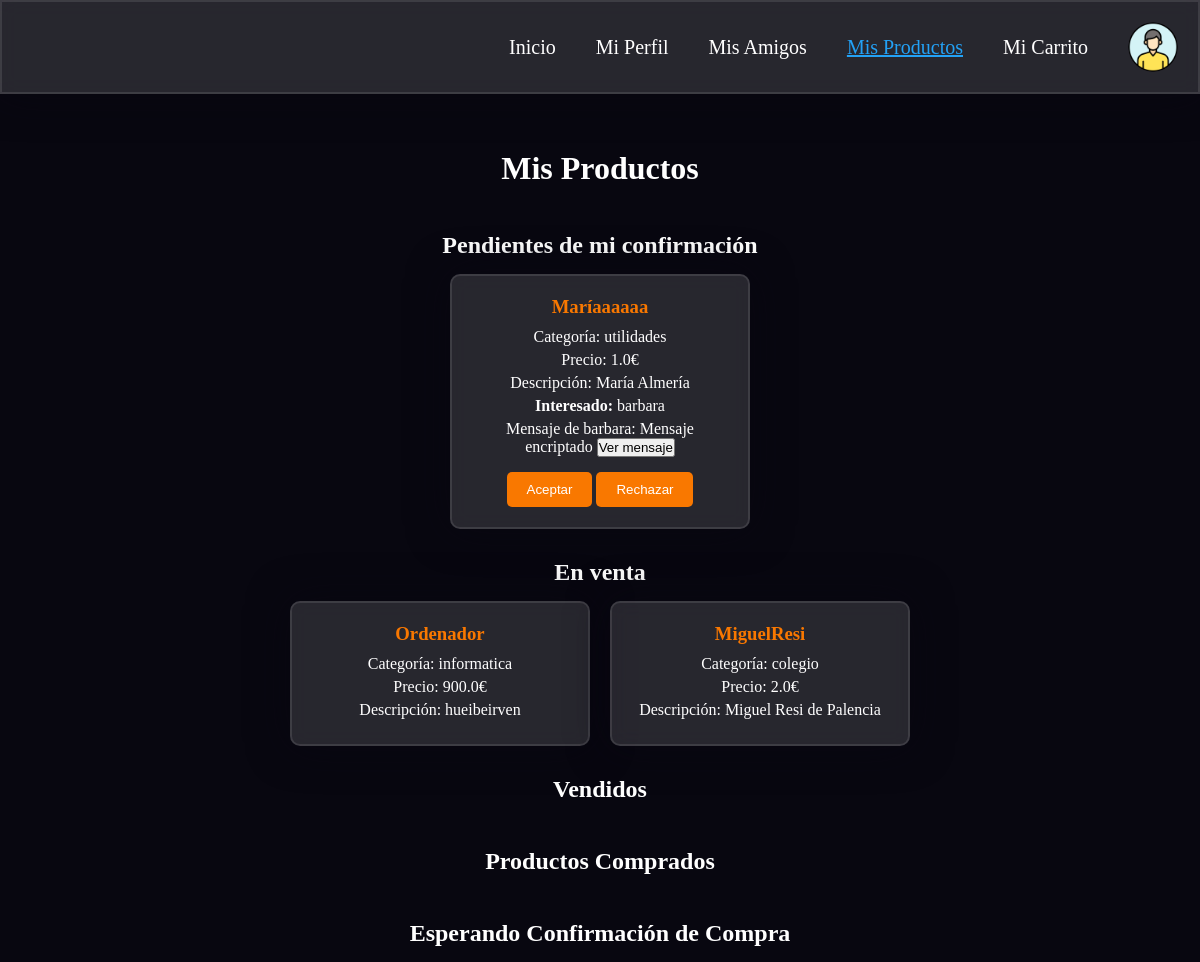
Screenshot of /productos (signed in) with the database file from the repository.
### app.py (models this page shows)
class Product(db.Model):
    __tablename__ = 'products'
    id = db.Column(db.Integer, primary_key=True)
    name = db.Column(db.String(80), nullable=False)
    category = db.Column(db.String(80), nullable=False)
    price = db.Column(db.Float, nullable=False)
    description = db.Column(db.String(200), nullable=False)
    status = db.Column(db.String(20), nullable=False, default='en venta')
    seller_id = db.Column(db.Integer, db.ForeignKey('users.id'), nullable=False)
    buyer_id = db.Column(db.Integer, db.ForeignKey('users.id'), nullable=True)
    message = db.Column(db.String(200), nullable=True)
    created_at = db.Column(db.String(120), nullable=False)

class User(db.Model):
    __tablename__ = 'users'
    id = db.Column(db.Integer, primary_key=True)
    username = db.Column(db.String(80), unique=True, nullable=False)
    nombre = db.Column(db.String(80), nullable=False)
    ciudad = db.Column(db.String(80), nullable=False)
    email = db.Column(db.String(120), unique=True, nullable=False)
    bank_account = db.Column(db.String(50), nullable=False, default="")  # Usar cadena vacía como valor por defecto
    key = db.Column(db.String(64), nullable=False)
    salt = db.Column(db.String(32), nullable=False)
    created_at = db.Column(db.String(120), nullable=False)
    updated_at = db.Column(db.String(120), nullable=False)
    objetos_vendidos = db.Column(db.String(200), nullable=True, default="")
    objetos_comprados = db.Column(db.String(200), nullable=True, default="")
    products_sold = db.relationship('Product', backref='seller', lazy=True, foreign_keys='Product.seller_id')
    products_bought = db.relationship('Product', backref='buyer', lazy=True, foreign_keys='Product.buyer_id')

### app.py (the view)
@app.route('/productos')
def productos():
    user_id = session.get('user_id')
    productos_pendientes = Product.query.filter_by(seller_id=user_id, status='pendiente de confirmación').all()
    productos_en_venta = Product.query.filter_by(seller_id=user_id, status='en venta').all()
    productos_vendidos = Product.query.filter_by(seller_id=user_id, status='vendido').all()
    return render_template('productos.html',
                           productos_pendientes=productos_pendientes,
                           productos_en_venta=productos_en_venta,
                           productos_vendidos=productos_vendidos)

### templates/productos.html (shortened to what this page needs)
<!DOCTYPE html>
<html lang="en">
<head>
    <link rel="stylesheet" type="text/css" href="{{ url_for('static', filename='styles/productos.css') }}">
</head>
<body>
    <nav>
        <a href="{{ url_for('app_route') }}">Inicio</a>
        <a href="{{ url_for('perfil') }}">Mi Perfil</a>
        <a href="{{ url_for('amigos') }}">Mis Amigos</a>
        <a class="selected" href="{{ url_for('productos') }}">Mis Productos</a>
        <a href="{{ url_for('carrito') }}">Mi Carrito</a>
        <img src="{{ url_for('static', filename='imagenes/perfil.png') }}" alt="Perfil">
    </nav>
    <h1>Mis Productos</h1>
    <h2>Pendientes de mi confirmación</h2>
    <div class="product-list">
        {% for producto in productos_pendientes %}
            <div class="product-card">
                <h3>{{ producto.name }}</h3>
                <p>Categoría: {{ producto.category }}</p>
                <p>Precio: {{ producto.price }}€</p>
                <p>Descripción: {{ producto.description }}</p>
                <p><strong>Interesado:</strong> {{ producto.buyer.username }}</p>
                <p>
                Mensaje de {{ producto.buyer.username }}:
                <span id="encrypted-message-{{ producto.id }}">Mensaje encriptado</span>
                <button onclick="decryptMessage({{ producto.id }})">Ver mensaje</button>
                </p>
                <form action="{{ url_for('validar_compra') }}" method="post" style="display: inline-block;">
                    <input type="submit" value="Aceptar">
                </form>
                <form action="{{ url_for('rechazar_compra') }}" method="post" style="display: inline-block;">
                    <input type="submit" value="Rechazar">
                </form>
            </div>
        {% endfor %}
    </div>
    <h2>En venta</h2>
    <div class="product-list">
        {% for producto in productos_en_venta %}
            <div class="product-card">
                <h3>{{ producto.name }}</h3>
                <p>Categoría: {{ producto.category }}</p>
                <p>Precio: {{ producto.price }}€</p>
                <p>Descripción: {{ producto.description }}</p>
            </div>
        {% endfor %}
    </div>
    <h2>Vendidos</h2>
    <h2>Productos Comprados</h2>
    <h2>Esperando Confirmación de Compra</h2>
</body>
</html>

### static/styles/productos.css (style rules this page uses)
*, *:before, *:after { padding: 0; margin: 0; box-sizing: border-box; }
body { background-color: #080710; display: flex; flex-direction: column; justify-content: flex-start; align-items: center; min-height: 100vh; overflow-y: auto; position: relative; }
nav { width: 100%; display: flex; justify-content: flex-end; align-items: center; background-color: rgba(255, 255, 255, 0.13); padding: 20px; border-radius: 0; backdrop-filter: blur(10px); border: 2px solid rgba(255, 255, 255, 0.1); box-shadow: 0 0 40px rgba(8, 7, 16, 0.6); position: fixed; top: 0; left: 0; z-index: 1000; }
nav a { color: #fff; text-decoration: none; margin: 0 20px; font-size: 20px; transition: transform 0.3s; }
nav img { width: 50px; height: 50px; border-radius: 50%; margin-left: 20px; }
.selected { color: #23a2f6; text-decoration: #23a2f6 underline; }
h1, h2 { text-align: center; color: #ffffff; margin-bottom: 15px; }
h1 { margin-top: 150px; }
h2 { margin-top: 30px; }
.product-list { display: flex; flex-wrap: wrap; gap: 20px; color: white; justify-content: center; }
.product-card { background-color: rgba(255, 255, 255, 0.13); border: 2px solid rgba(255, 255, 255, 0.1); border-radius: 10px; box-shadow: 0 0 40px rgba(8, 7, 16, 0.6); padding: 20px; width: 300px; text-align: center; backdrop-filter: blur(10px); }
.product-card h3 { color: #f97800; margin: 0 0 10px; }
.product-card p { margin: 5px 0; color: #ffffff; word-wrap: break-word; }
input[type="submit"] { background-color: #f97800; color: #fff; padding: 10px 20px; border: none; border-radius: 5px; cursor: pointer; transition: transform 0.3s; }
form { margin-top: 10px; }

### rows the page displays
Product: name "Maríaaaaaa", category "utilidades", price "1.0", description "María Almería", buyer.username "barbara"
Product: name "Ordenador", category "informatica", price "900.0", description "hueibeirven"
Product: name "MiguelResi", category "colegio", price "2.0", description "Miguel Resi de Palencia"
